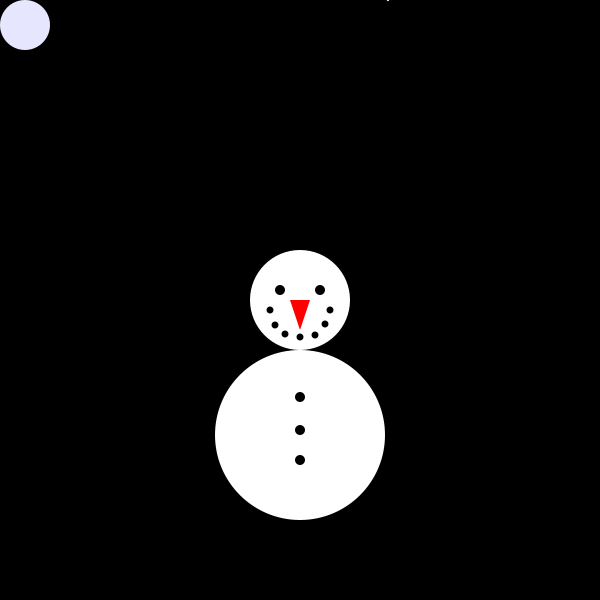
Frame 1 (no input)
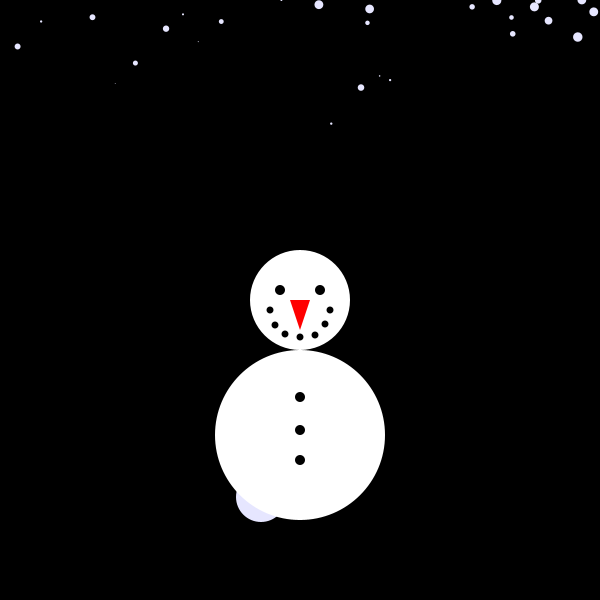
Frame 60 (the mouse pressed at the canvas centre just before this capture)
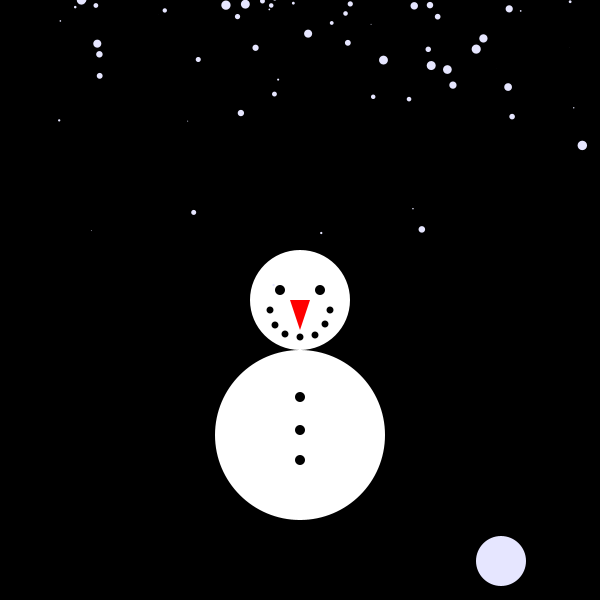
Frame 120 (the mouse held since frame 60 and released just before this capture)

The Processing sketch that drew these frames (run headless with seeded random() and noise(); from frame 60 on, the mouse is pressed at the canvas centre):

// Processing sketch: processing_83067
// ── processing_83067.pde

float [] xPos= new float[0];
float [] yPos= new float[0];
float [] xVel= new float[0];
float [] yVel= new float[0];
float [] partSize= new float[0];

float xPosition = 25; 
float yPosition = 25;
float xSpeed = 4;
float ySpeed = 4;


void setup(){
  
  size(600,600);
  noStroke();
  
}


void draw(){
  
  background(0);
  
    
    fill(230,230,255);
    ellipse(xPosition, yPosition, 50, 50);
    xPosition = xPosition + xSpeed;
    yPosition=  yPosition + ySpeed;
   
     if (xPosition>575) {
    xSpeed= -4;
  }
  else if (xPosition<25) {
    xSpeed= 4;
  }
  
    yPosition = yPosition + ySpeed;
  
  if (yPosition>575) {
    ySpeed = -4;
  }
  
  else if (yPosition<375){
   ySpeed=4; 
  }

  
  fill(255,255,255);
  ellipse(300,300,100,100);
  ellipse(300,435,170,170);
  fill(255,0,0);
  triangle(290,300,300,330,310,300);  
  fill(0);
  ellipse(280,290,10,10);
  ellipse(320,290,10,10);
    ellipse(270,310,7,7);
    ellipse(275,325,7,7);
    ellipse(285,334,7,7);
    ellipse(300,337,7,7);
    ellipse(315,335,7,7);
    ellipse(325,324,7,7);
    ellipse(330,310,7,7);
    
  ellipse(300,397,10,10);
    ellipse(300,430,10,10);
      ellipse(300,460,10,10);


   
 // bthese make the new particles 
 
  xPos= append (xPos, random(0,600));
  yPos= append (yPos, 0);
  xVel= append (xVel, random(-2,2));
  yVel= append (yVel, random(-2,2));
  partSize= append (partSize, random (0, 10));
  
  fill(230,230,255);
  
  for(int i= 0; i< xPos.length; i++){
   ellipse(xPos[i], yPos[i], partSize[i], partSize[i]);
  
  xPos[i] += xVel[i];
  yPos [i]+= yVel [i];

  yVel[i] += 0.01; 
  
  
  }
  
  //checks to see how many particles there are and if more than 200 gets rid of particles
  if (xPos.length>200){
   xPos= subset (xPos,1);
   yPos= subset(yPos,1); 
   xVel= subset (xVel,1);
   yVel= subset(yVel,1); 
   partSize= subset(partSize,1);
    
    
  }
  
 
  
}
